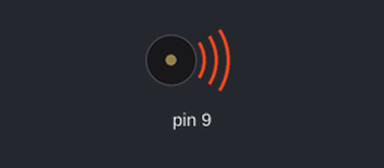
The sketch below on a simulated Arduino Uno, built with avr-gcc and run on an emulated ATmega328P. Shown: buzzer (waves = sounding).

Above: at 0.7 s.
At 30.1 s:
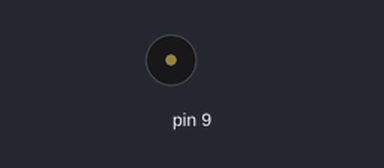
Timing chart, 0 to 32.3 s (numbered marks = the images above):
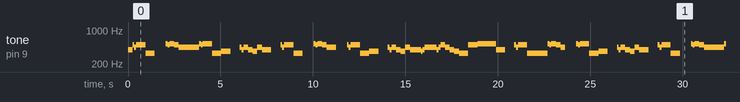

The sketch:

The_final_countdown.ino
```cpp
//Música "The final countdown" da banda Europe
int count;
int c=523.3;
int e=329.6;
int a=440;
int b=493.9;
int g=392;
int f=349.2;
int f_=370;

void setup()
{
	count=0;
}

void loop()
{
	tone(9,g);
	delay(250);
	tone(9,b);
	delay(100);
	tone(9,a);
	delay(100);
	tone(9,b);
	delay(500);
	tone(9,e);
	delay(500);
	noTone(9);
	delay(600);
	tone(9,c);
	delay(100);
	tone(9,b);
	delay(100);
	tone(9,c);
	delay(250);
	tone(9,b);
	delay(250);
	tone(9,a);
	delay(500);
	delay(600);
	tone(9,c);
	delay(100);
	tone(9,b);
	delay(100);
	tone(9,c);
	delay(500);
	tone(9,e);
	delay(500);
	tone(9,f_);
	delay(500);
	noTone(9);
	delay(500);
	tone(9,a);
	delay(100);
	tone(9,g);
	delay(100);
	tone(9,a);
	delay(250);
	tone(9,g);
	delay(250);
	tone(9,f_);
	delay(250);
	tone(9,a);
	delay(250);
	tone(9,g);
	delay(500);
	noTone(9);
	delay(500);
	tone(9,b);
	delay(100);
	tone(9,a);
	delay(100);
	tone(9,b);
	delay(500);
	tone(9,e);
	delay(500);
	noTone(9);
	delay(600);
	tone(9,c);
	delay(100);
	tone(9,b);
	delay(100);
	tone(9,c);
	delay(250);
	tone(9,b);
	delay(250);
	tone(9,a);
	delay(500);
	noTone(9);
	delay(600);
	tone(9,b);
	delay(100);
	tone(9,a);
	delay(100);
	tone(9,b);
	delay(500);
	tone(9,e);
	delay(500);
	tone(9,f_);
	delay(500);
	noTone(9);
	delay(500);
	tone(9,a);
	delay(100);
	tone(9,g);
	delay(100);
	tone(9,a);
	delay(250);
	tone(9,g);
	delay(250);
	tone(9,f_);
	delay(250);
	tone(9,a);
	delay(250);
	tone(9,g);
	delay(600);
	tone(9,f_);
	delay(100);
	tone(9,g);
	delay(100);
	tone(9,a);
	delay(650);
	tone(9,g);
	delay(100);
	tone(9,a);
	delay(100);
	tone(9,b);
	delay(250);
	tone(9,a);
	delay(250);
	tone(9,g);
	delay(250);
	tone(9,f_);
	delay(250);
	tone(9,e);
	delay(500);
	tone(9,b);
	delay(500);
	tone(9,c);
	delay(500);
	tone(9,c);
	delay(500);
	tone(9,g);
	delay(500);
	noTone(9);
	delay(500);
	tone(9,b);
	delay(100);
	tone(9,a);
	delay(100);
	tone(9,b);
	delay(500);
	tone(9,e);
	delay(500);
	delay(600);
	tone(9,c);
	delay(100);
	tone(9,b);
	delay(100);
	tone(9,c);
	delay(250);
	tone(9,b);
	delay(250);
	tone(9,a);
	delay(250);
	noTone(9);
	delay(600);
	tone(9,c);
	delay(100);
	tone(9,b);
	delay(100);
	tone(9,c);
	delay(500);
	tone(9,e);
	delay(500);
	tone(9,f_);
	delay(500);
	noTone(9);
	delay(500);
	tone(9,a);
	delay(100);
	tone(9,g);
	delay(100);
	tone(9,a);
	delay(250);
	tone(9,g);
	delay(250);
	tone(9,f_);
	delay(250);
	tone(9,a);
	delay(250);
	tone(9,g);
	delay(500);
	noTone(9);
	delay(500);
	tone(9,b);
	delay(100);
	tone(9,a);
	delay(100);
	tone(9,b);
	delay(500);
	tone(9,e);
	delay(500);
	noTone(9);
	delay(600);
	tone(9,c);
	delay(100);
	tone(9,b);
	delay(100);
	tone(9,c);
	delay(250);
	tone(9,b);
	delay(250);
	tone(9,a);
	delay(500);
	delay(600);
	tone(9,c);
	delay(100);
	tone(9,b);
	delay(100);
	tone(9,c);
	delay(500);
	tone(9,e);
	delay(500);
	tone(9,f_);
	delay(500);
	noTone(9);
	delay(500);
	tone(9,a);
	delay(100);
	tone(9,g);
	delay(100);
	tone(9,a);
	delay(250);
	tone(9,g);
	delay(250);
	tone(9,f_);
	delay(250);
	tone(9,a);
	delay(250);
	tone(9,g);
	delay(600);
	tone(9,f_);
	delay(100);
	tone(9,g);
	delay(100);
	tone(9,a);
	delay(600);
	tone(9,g);
	delay(100);
	tone(9,a);
	delay(100);
	tone(9,b);
	delay(250);
	tone(9,a);
	delay(250);
	tone(9,g);
	delay(250);
	tone(9,f_);
	delay(250);
	tone(9,e);
	delay(500);
	tone(9,b);
	delay(500);
	tone(9,c);
	delay(500);

	//Final da música, para por 10 segundos
	noTone(9);
	delay(10000);
}
```

Measured:
- by itself, tone on pin 9: plays 392 Hz for 0.25 s, 493 Hz for 0.10 s, 440 Hz for 0.10 s, 493 Hz for 0.50 s, 329 Hz for 0.50 s, 523 Hz for 0.10 s … (302 notes in this stretch)
